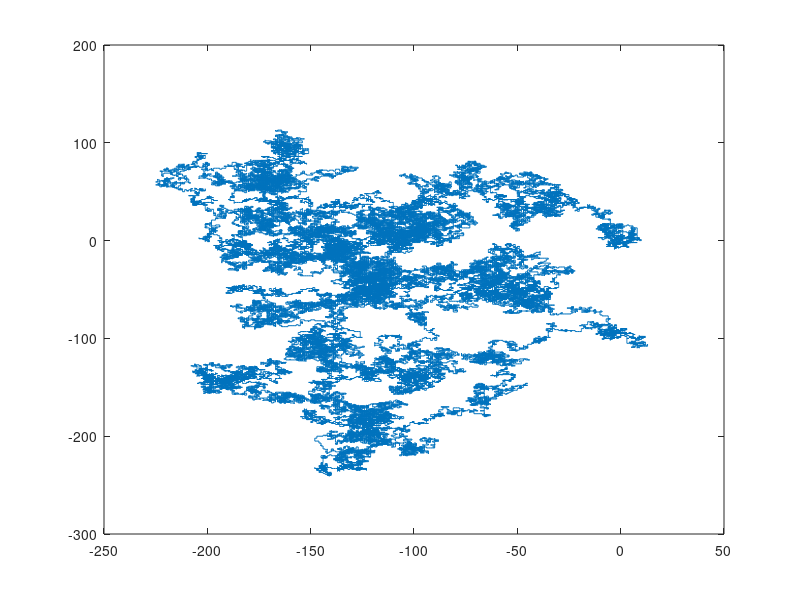

This chart was generated by the following MATLAB code:
clc
clear
close all

x(1) = 0;
y(1) = 0;

for i=1:100000
    J=rand;
    if J < 0.25
        x(i+1) = x(i) + 1;
        y(i+1) = y(i);
    elseif(J > 0.25) & (J < 0.5)
        x(i+1) = x(i) - 1;
        y(i+1) = y(i);
    elseif(J > 0.5) & (J < 0.75)
        x(i+1) = x(i);
        y(i+1) = y(i) + 1;
    else
        x(i+1) = x(i);
        y(i+1) = y(i) - 1;
    end
end

plot(x,y)
